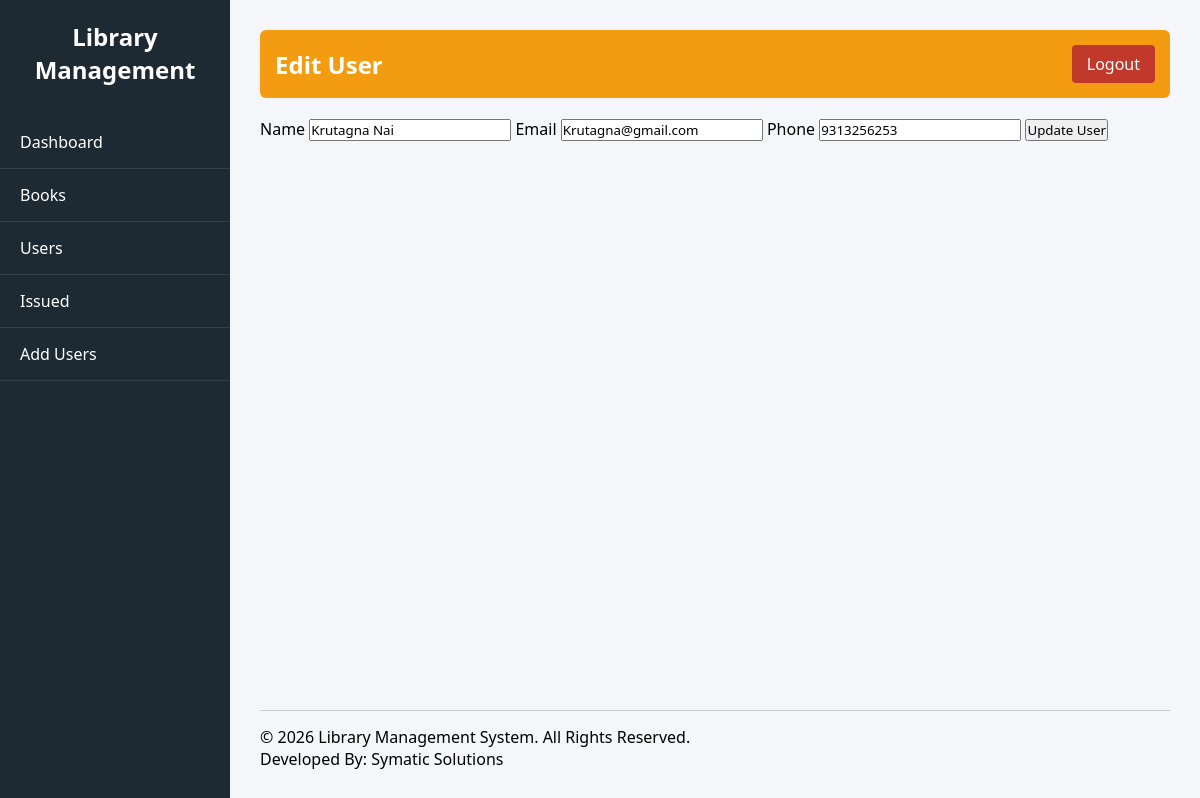
The page /editstudent.php?id=39 (signed in) on the database its author committed.
### tables this page shows
CREATE TABLE `users` (
  `id` int(11) NOT NULL,
  `name` varchar(100) NOT NULL,
  `email` varchar(150) NOT NULL,
  `password_hash` varchar(255) NOT NULL,
  `role` enum('admin','student') NOT NULL DEFAULT 'admin',
  `created_at` timestamp NOT NULL DEFAULT current_timestamp()
);

CREATE TABLE `students` (
  `id` int(11) NOT NULL,
  `stu_id` int(11) NOT NULL,
  `phone` varchar(20) NOT NULL,
  `class` varchar(50) DEFAULT NULL,
  `created_at` timestamp NOT NULL DEFAULT current_timestamp()
);

### public/editstudent.php (the view, shortened to what this page needs)
<?php
require_once('../app/config/config.php');
$msg = "";
$id = (int)$_GET['id'];
$query = "SELECT users.id, users.name, users.email, students.phone,users.role
          FROM users
          LEFT JOIN students ON users.id = students.stu_id
          WHERE users.id=$id
          LIMIT 1";
$result = mysqli_query($conn, $query);
$row = mysqli_fetch_assoc($result);
?>
<?php if($row['role'] == 'admin'){ ?>
<!DOCTYPE html>
<html>
<head>
    <title>Edit Student</title>
    <link rel="stylesheet" href="../assests/css/style.css">
</head>
<body class="dashboard-page">
<div class="dashboard">
    <?php include('../includes/sidebar.php'); ?>
    <div class="main">
        <div class="topbar">
            <h2>Edit User</h2>
            <a class="logout" href="../public/logout.php">Logout</a>
        </div>
        <div class="form-box">
            <?php if($msg != ""){ ?>
                <p class="error"><?php echo $msg; ?></p>
            <?php } ?>
            <form method="POST">
                <label>Name</label>
                <input type="text" name="name" value="<?php echo $row['name']; ?>" required>
                <label>Email</label>
                <input type="email" name="email" value="<?php echo $row['email']; ?>" required>
                <button type="submit">Update Student</button>
            </form>
        </div>
        <?php include('../includes/footer.php'); ?>
    </div>
</div>
</body>
</html>
<?php }else{ ?>
<!DOCTYPE html>
<html>
<head>
    <link rel="stylesheet" href="../assests/css/style.css">
</head>
<body class="dashboard-page">
<div class="dashboard">
    <?php include('../includes/sidebar.php'); ?>
    <div class="main">
        <div class="topbar">
            <h2>Edit User</h2>
            <a class="logout" href="../public/logout.php">Logout</a>
        </div>
        <div class="form-box">
            <form method="POST">
                <label>Name</label>
                <input type="text" name="name" value="<?php echo $row['name']; ?>" required>
                <label>Email</label>
                <input type="email" name="email" value="<?php echo $row['email']; ?>" required>
                <label>Phone</label>
                <input type="text" name="phone" value="<?php echo $row['phone']; ?>" required>
                <button type="submit">Update User</button>
            </form>
        </div>
        <?php include('../includes/footer.php'); ?>
    </div>
</div>
</body>
</html>
<?php } ?>

### assests/css/style.css (style rules this page uses)
* { margin:0; padding:0; box-sizing:border-box; font-family:'Segoe UI', sans-serif; }
body.dashboard-page { margin:0; background:#f4f6f9; font-family:Arial, Helvetica, sans-serif; }
.dashboard { display:flex; min-height:100vh; }
.main { flex:1; padding:30px; display:flex; min-height:100vh; flex-direction:column; }
.topbar { color:#fff; display:flex; padding:15px; border-radius:6px; align-items:center; margin-bottom:20px; justify-content:space-between; background:#f39c12; }
.logout { color:white; padding:8px 15px; border-radius:4px; text-decoration:none; background:#c0392b; }

### rows shown on the page
users: name "Krutagna Nai", email "Krutagna@gmail.com", phone "9313256253"
